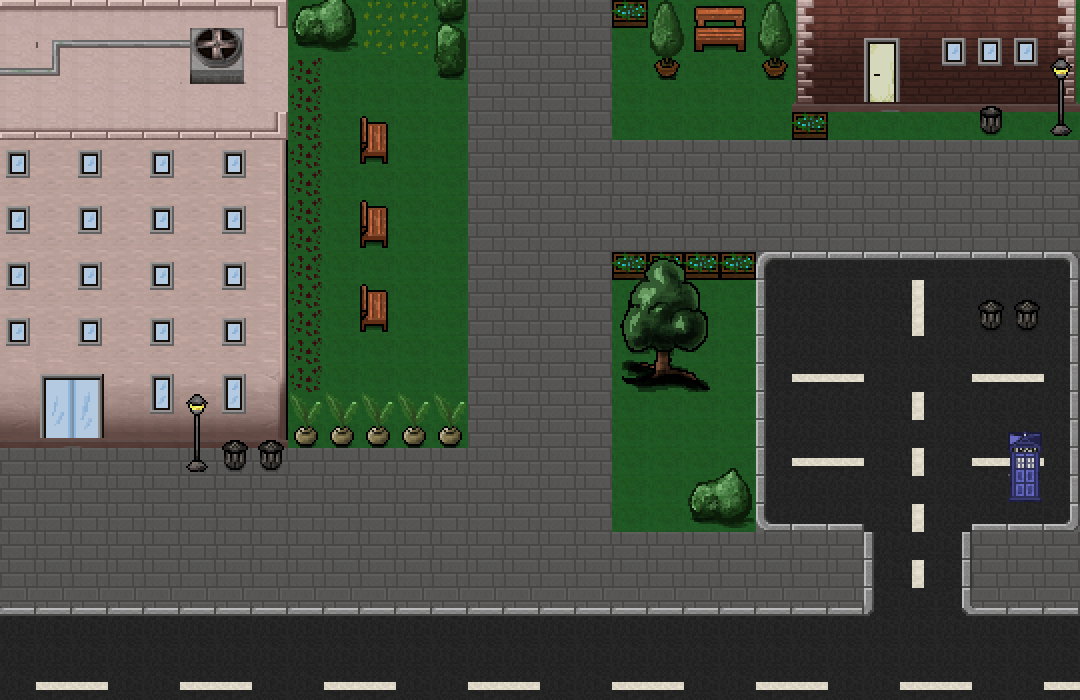

A level layout from a 2D game, rendered from its tile map. Below: a short description, then the map file with tile-grid data replaced by summaries:
An orthogonal 30x25 tile map with 36x28 px tiles, 3 tile layers (map, ebene1, ebene2), 1 hidden layer not drawn.

<map version="1.0" orientation="orthogonal" renderorder="right-down" width="30" height="25" tilewidth="36" tileheight="28" nextobjectid="1">
 <tileset firstgid="1" name="sprite_sheet_props_main" tilewidth="36" tileheight="28">
  <image source="../img/sprite_sheet_props_main.png" width="1800" height="1400" />
 </tileset>
 <layer name="map" width="30" height="25">
  <data>[750 cells, 732 non-empty, 34 distinct tile ids]</data>
 </layer>
 <layer name="ebene1" width="30" height="25">
  <data>[750 cells, 145 non-empty, 68 distinct tile ids]</data>
 </layer>
 <layer name="walkable" width="30" height="25" visible="0">
  <data>[750 cells, 223 non-empty, 3 distinct tile ids]</data>
 </layer>
 <layer name="ebene2" width="30" height="25">
  <data>[750 cells, 59 non-empty, 36 distinct tile ids]</data>
 </layer>
</map>
